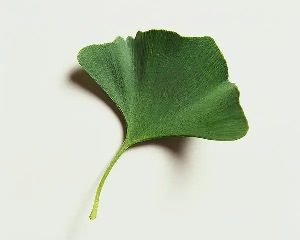
#> input picture Experiment 3/leaf.jpg, 300 x 240 px
$ python 'task 4.py' --image leaf.jpg   (older library calls are emulated)
#> lines starting #> are read from the running program, lines starting #| are printed output that depends on the picture

import os
import sys
import argparse

import cv2
import numpy as np
import matplotlib.pyplot as plt

# skimage imports may not be available in some environments
try:
    from skimage.feature import graycomatrix, graycoprops
    from skimage import img_as_ubyte
except Exception:
    print("Error: scikit-image is required. Install with `pip install scikit-image`.")
    sys.exit(1)


# Allow passing image and mask paths (optional)
parser = argparse.ArgumentParser(description='Calculate texture features for a leaf image')
parser.add_argument('-i', '--image', help='Path to the color image (default: ./leaf.jpg)')
parser.add_argument('-m', '--mask', help='Path to the leaf mask (default: ./leaf_mask.jpg)')
args = parser.parse_args()

script_dir = os.path.dirname(os.path.abspath(__file__))
default_image = os.path.join(script_dir, 'leaf.jpg')
default_mask = os.path.join(script_dir, 'leaf_mask.jpg')

image_path = args.image if args.image else default_image
mask_path = args.mask if args.mask else default_mask

if not os.path.exists(image_path):
    print(f"Error: image not found at '{image_path}'")
    sys.exit(1)
if not os.path.exists(mask_path):
    print(f"Error: leaf mask not found at '{mask_path}'. Run Task 3 first or provide a mask via -m")
    sys.exit(1)

# Read original image and leaf mask
image = cv2.imread(image_path)
#> image is the input picture: shape (240, 300, 3); mean B, G, R 190, 207.4, 198.7
leaf_mask = cv2.imread(mask_path, cv2.IMREAD_GRAYSCALE)
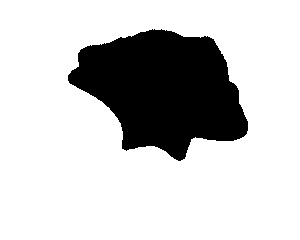
#> input picture Experiment 3/leaf_mask.jpg, 300 x 240 px
#> leaf_mask is the input picture: shape (240, 300); min 0, max 255, mean 201.1

if image is None:
    print(f"Error: failed to read image at '{image_path}'")
    sys.exit(1)
if leaf_mask is None:
    print(f"Error: failed to read mask at '{mask_path}'")
    sys.exit(1)

# Convert to grayscale
gray = cv2.cvtColor(image, cv2.COLOR_BGR2GRAY)
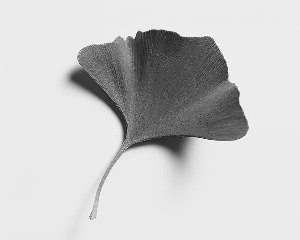
#> gray: shape (240, 300); min 17, max 252, mean 202.7

# Apply mask to get only leaf region
leaf_region = cv2.bitwise_and(gray, gray, mask=leaf_mask)
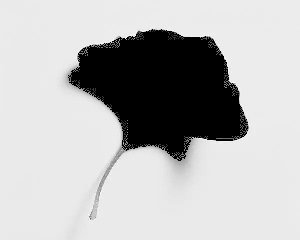
#> leaf_region: shape (240, 300); min 0, max 252, mean 184.7

# Convert to uint8 for GLCM calculation
leaf_region_uint8 = img_as_ubyte(leaf_region)

# Calculate Gray Level Co-occurrence Matrix (GLCM)
# Parameters: distances=[1], angles=[0, np.pi/4, np.pi/2, 3*np.pi/4]
glcm = graycomatrix(
    leaf_region_uint8,
    distances=[1, 2, 3],
    angles=[0, np.pi/4, np.pi/2, 3*np.pi/4],
    levels=256,
    symmetric=True,
    normed=True,
)

# Calculate texture features
contrast = graycoprops(glcm, 'contrast').mean()
#> contrast = 468.1
dissimilarity = graycoprops(glcm, 'dissimilarity').mean()
#> dissimilarity = 3.59
homogeneity = graycoprops(glcm, 'homogeneity').mean()
#> homogeneity = 0.888
energy = graycoprops(glcm, 'energy').mean()
#> energy = 0.458
correlation = graycoprops(glcm, 'correlation').mean()
#> correlation = 0.974
asm = graycoprops(glcm, 'ASM').mean()  # Angular Second Moment
#> asm = 0.21

# Calculate statistical features
leaf_pixels = leaf_region[leaf_mask > 0]
if leaf_pixels.size == 0:
    print("Error: no leaf pixels found in mask. Check the mask or provide a correct mask file.")
    sys.exit(1)

mean_intensity = np.mean(leaf_pixels)
#> mean_intensity = 231.2
std_intensity = np.std(leaf_pixels)
#> std_intensity = 17.59
median_intensity = np.median(leaf_pixels)
#> median_intensity = 234
min_intensity = np.min(leaf_pixels)
#> min_intensity = 26
max_intensity = np.max(leaf_pixels)
#> max_intensity = 252

# Display results
fig, axes = plt.subplots(2, 3, figsize=(15, 10))

# Original image with mask overlay
image_rgb = cv2.cvtColor(image, cv2.COLOR_BGR2RGB)
masked_image = image_rgb.copy()
masked_image[leaf_mask == 0] = [0, 0, 0]
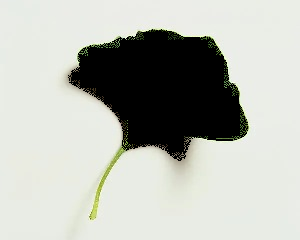
#> masked_image: shape (240, 300, 3); mean R, G, B 184, 186.4, 179.3

axes[0, 0].imshow(image_rgb)
axes[0, 0].set_title('Original Image')
axes[0, 0].axis('off')

axes[0, 1].imshow(leaf_region, cmap='gray')
axes[0, 1].set_title('Leaf Region (Grayscale)')
axes[0, 1].axis('off')

axes[0, 2].imshow(masked_image)
axes[0, 2].set_title('Leaf Region (Color)')
axes[0, 2].axis('off')

# Histogram of leaf region
axes[1, 0].hist(leaf_pixels, bins=50, color='blue', alpha=0.7)
axes[1, 0].set_title('Leaf Region Histogram')
axes[1, 0].set_xlabel('Intensity')
axes[1, 0].set_ylabel('Frequency')
axes[1, 0].axvline(mean_intensity, color='red', linestyle='--', label=f'Mean: {mean_intensity:.1f}')
axes[1, 0].legend()

# Texture feature values (as bar plot)
features = ['Contrast', 'Dissimilarity', 'Homogeneity', 'Energy', 'Correlation', 'ASM']
values = [contrast, dissimilarity, homogeneity, energy, correlation, asm]
#> values = [468.1, 3.59, 0.888, 0.458, 0.974, 0.21]

axes[1, 1].bar(features, values, color='green', alpha=0.7)
axes[1, 1].set_title('Texture Features')
axes[1, 1].set_ylabel('Value')
axes[1, 1].tick_params(axis='x', rotation=45)

# Statistical features (text display)
axes[1, 2].axis('off')
stats_text = f"""Statistical Features:
Mean Intensity: {mean_intensity:.2f}
Std Intensity: {std_intensity:.2f}
Median Intensity: {median_intensity:.2f}
Min Intensity: {min_intensity:.2f}
Max Intensity: {max_intensity:.2f}

Texture Features:
Contrast: {contrast:.4f}
Dissimilarity: {dissimilarity:.4f}
Homogeneity: {homogeneity:.4f}
Energy: {energy:.4f}
Correlation: {correlation:.4f}
ASM: {asm:.4f}
"""
axes[1, 2].text(0.1, 0.5, stats_text, fontsize=10,
                verticalalignment='center',
                bbox=dict(boxstyle='round', facecolor='wheat', alpha=0.5))

plt.tight_layout()
plt.show()
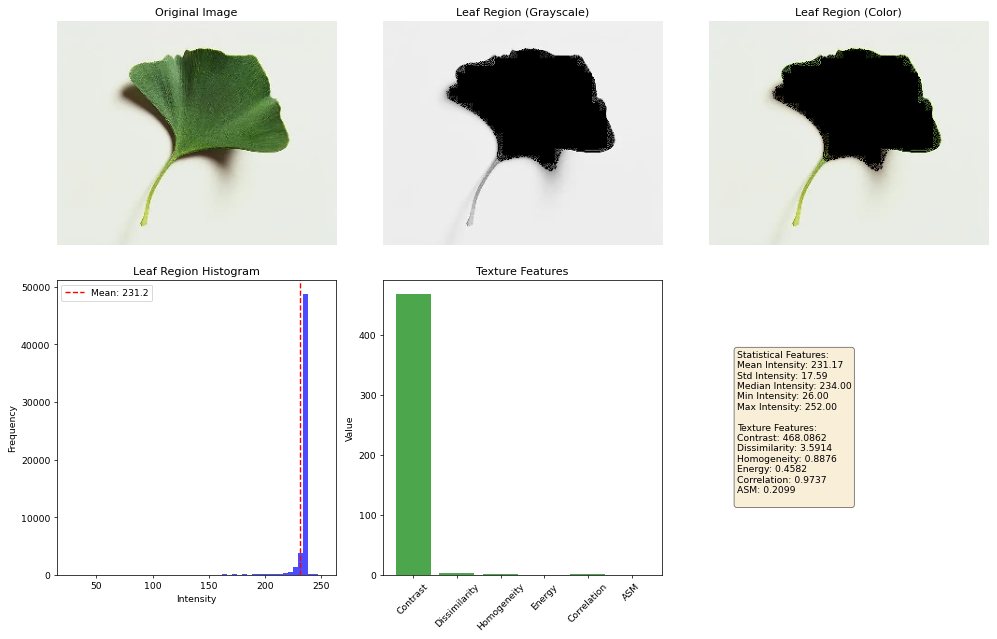
#> figure drawn by matplotlib, 5 panels; panel 4: tallest bar 48771 high, from x = 233.9 to 238.4; panel 5: tallest bar 468.1 high, from x = -0.4 to 0.4

# Print all features
print("=" * 50)
print("LEAF TEXTURE AND STATISTICAL FEATURES")
print("=" * 50)
print("\nStatistical Features:")
print(f"  Mean Intensity: {mean_intensity:.2f}")
#|   Mean Intensity: 231.17
print(f"  Std Intensity: {std_intensity:.2f}")
#|   Std Intensity: 17.59
print(f"  Median Intensity: {median_intensity:.2f}")
#|   Median Intensity: 234.00
print(f"  Min Intensity: {min_intensity:.2f}")
#|   Min Intensity: 26.00
print(f"  Max Intensity: {max_intensity:.2f}")
#|   Max Intensity: 252.00
print(f"  Number of leaf pixels: {len(leaf_pixels)}")
#|   Number of leaf pixels: 57539

print("\nGLCM-based Texture Features:")
print(f"  Contrast: {contrast:.4f}")
#|   Contrast: 468.0862
print(f"  Dissimilarity: {dissimilarity:.4f}")
#|   Dissimilarity: 3.5914
print(f"  Homogeneity: {homogeneity:.4f}")
#|   Homogeneity: 0.8876
print(f"  Energy: {energy:.4f}")
#|   Energy: 0.4582
print(f"  Correlation: {correlation:.4f}")
#|   Correlation: 0.9737
print(f"  ASM (Angular Second Moment): {asm:.4f}")
#|   ASM (Angular Second Moment): 0.2099
print("=" * 50)

# Save features to file
with open('leaf_features.txt', 'w') as f:
    f.write(stats_text)
print("\nFeatures saved to 'leaf_features.txt'")
